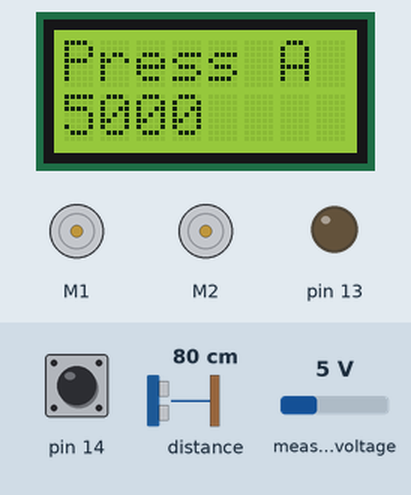
Bench run of a sketch on a simulated Arduino Leonardo, built with avr-gcc and run on an emulated ATmega32U4. On the bench: 8×2 character LCD, 2 × DC motor (green arrow = forward, orange = backward, longer = faster), output pins drawn as LEDs (lit = HIGH). The test bench sets the inputs (shaded band); at power-on: pin 14 HIGH, distance to the obstacle 80 cm, measured voltage 5 V. What the sketch prints to the serial monitor is not drawn.

Above: at 1.2 s.
1.3 s: pin 14 pulled LOW for 0.15 s
At 1.35 s:
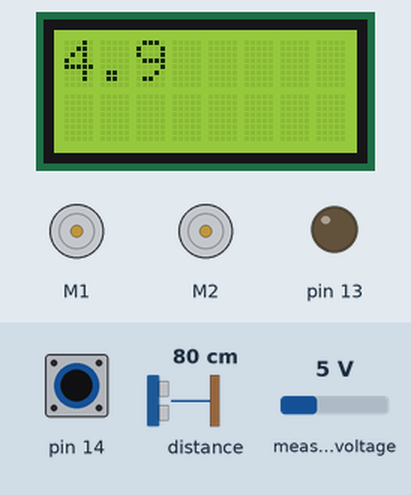
2.0 s: pin 14 pulled LOW for 1 s
At 2.3 s:
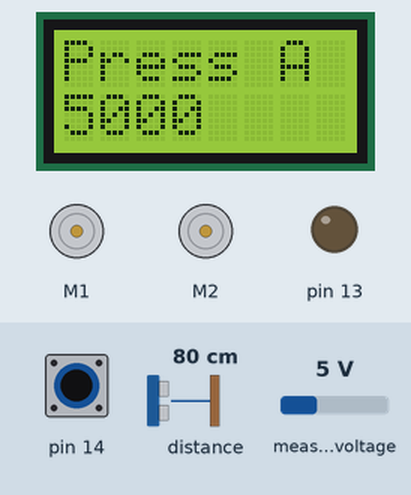
4.5 s: pin 14 pulled LOW for 0.15 s
At 4.65 s:
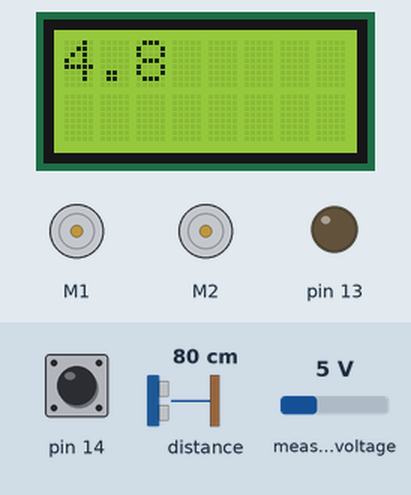
5.2 s: pin 14 pulled LOW for 3.2 s
At 5.9 s:
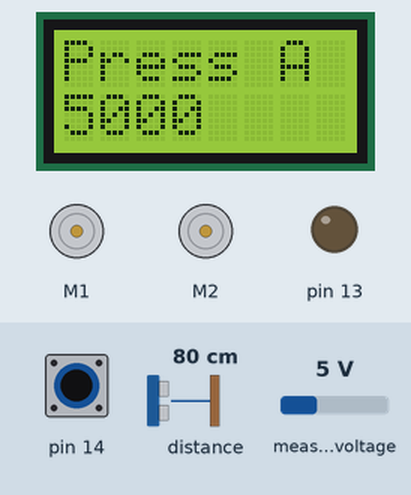
9.9 s: pin 14 pulled LOW for 0.15 s
At 17.8 s:
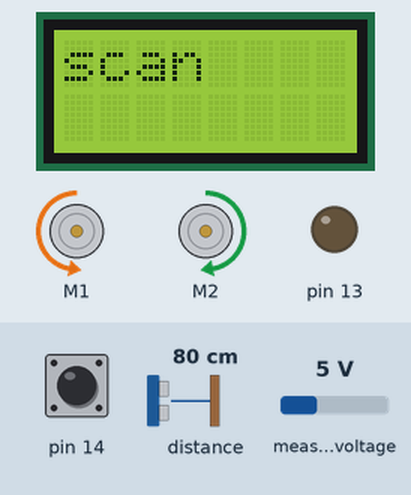
Timing chart, 0 to 20.6 s (numbered marks = the images above; inputs shaded):
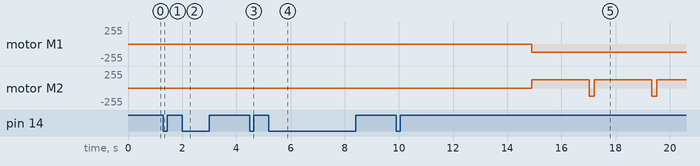

Measured:
- after the input at 1.3 s, the display: first changes at once (image 1 shows a later state)
- after the input at 2.0 s, the display: changes at once (image 2)
- after the input at 4.5 s, the display: first changes at once (image 3 shows a later state)
- after the input at 5.2 s, motor M1: stays stopped (without the input it goes to backward 127/255 after 4.3 s); motor M2: stays stopped (without the input it goes to forward 127/255 after 4.3 s); the display: changes at once (image 4)
- after the input at 9.9 s, motor M1: stopped → backward 127/255 after 5.0 s; motor M2: alternates forward 127/255 for 2.1 s and backward 127/255 for 0.20 s, starting after 5.0 s; the display: first changes at once (image 5 shows a later state)

The sketch:

zumo.ino
```cpp
#include <Wire.h>
#include <Zumo32U4.h>

Zumo32U4LCD display;
// Zumo32U4OLED display;

Zumo32U4ButtonA buttonA;
Zumo32U4Buzzer buzzer;
Zumo32U4Motors motors;
Zumo32U4LineSensors lineSensors;
Zumo32U4ProximitySensors proxSensors;

unsigned int lineSensorValues[3];

const uint16_t lineSensorThreshold = 200;
const uint16_t reverseSpeed = 200;
const uint16_t turnSpeed = 200;
const uint16_t forwardSpeed = 200;
const uint16_t veerSpeedLow = 0;
const uint16_t veerSpeedHigh = 250;
const uint16_t rammingSpeed = 400;
const uint16_t reverseTime = 200;
const uint16_t scanTimeMin = 200;
const uint16_t scanTimeMax = 2100;
const uint16_t waitTime = 5000;
const uint16_t stalemateTime = 4000;

enum State
{
  StatePausing,
  StateWaiting,
  StateScanning,
  StateDriving,
  StateBacking,
};

State state = StatePausing;

enum Direction
{
  DirectionLeft,
  DirectionRight,
};

Direction scanDir = DirectionLeft;

uint16_t stateStartTime;

uint16_t displayTime;

bool justChangedState;

bool displayCleared;

void setup()
{
  //motors.flipLeftMotor(true);
  //motors.flipRightMotor(true);

  lineSensors.initThreeSensors();
  proxSensors.initThreeSensors();

  changeState(StatePausing);
}

void loop()
{
  bool buttonPress = buttonA.getSingleDebouncedPress();

  if (state == StatePausing)
  {
    motors.setSpeeds(0, 0);

    if (justChangedState)
    {
      justChangedState = false;
      display.print(F("Press A"));
    }

    if (displayIsStale(100))
    {
      displayUpdated();
      display.gotoXY(0, 1);
      display.print(readBatteryMillivolts());
    }

    if (buttonPress)
    {
      changeState(StateWaiting);
    }
  }
  else if (buttonPress)
  {
    changeState(StatePausing);
  }
  else if (state == StateWaiting)
  {
    motors.setSpeeds(0, 0);

    uint16_t time = timeInThisState();

    if (time < waitTime)
    {
      uint16_t timeLeft = waitTime - time;
      display.gotoXY(0, 0);
      display.print(timeLeft / 1000 % 10);
      display.print('.');
      display.print(timeLeft / 100 % 10);
    }
    else
    {
      changeState(StateScanning);
    }
  }
  else if (state == StateBacking)
  {
    if (justChangedState)
    {
      justChangedState = false;
      display.print(F("back"));
    }

    motors.setSpeeds(-reverseSpeed, -reverseSpeed);

    if (timeInThisState() >= reverseTime)
    {
      changeState(StateScanning);
    }
  }
  else if (state == StateScanning)
  {

    if (justChangedState)
    {
      justChangedState = false;
      display.print(F("scan"));
    }

    if (scanDir == DirectionRight)
    {
      motors.setSpeeds(turnSpeed, -turnSpeed);
    }
    else
    {
      motors.setSpeeds(-turnSpeed, turnSpeed);
    }

    uint16_t time = timeInThisState();

    if (time > scanTimeMax)
    {
      changeState(StateDriving);
    }
    else if (time > scanTimeMin)
    {
      proxSensors.read();
      if (proxSensors.countsFrontWithLeftLeds() >= 2
        || proxSensors.countsFrontWithRightLeds() >= 2)
      {
        changeState(StateDriving);
      }
    }
  }
  else if (state == StateDriving)
  {
    if (justChangedState)
    {
      justChangedState = false;
      display.print(F("drive"));
    }
    lineSensors.read(lineSensorValues);
    Serial.println(lineSensorValues[0]);
    Serial.println(lineSensorValues[1]);
    Serial.println(lineSensorValues[2]);
    Serial.println();
    if (lineSensorValues[0] < lineSensorThreshold)
    {
      scanDir = DirectionRight;
      changeState(StateBacking);
    }
    if (lineSensorValues[2] < lineSensorThreshold)
    {
      scanDir = DirectionLeft;
      changeState(StateBacking);
    }

    proxSensors.read();
    uint8_t sum = proxSensors.countsFrontWithRightLeds() + proxSensors.countsFrontWithLeftLeds();
    int8_t diff = proxSensors.countsFrontWithRightLeds() - proxSensors.countsFrontWithLeftLeds();

    if (sum >= 4 || timeInThisState() > stalemateTime)
    {
      motors.setSpeeds(rammingSpeed, rammingSpeed);
      ledRed(1);
    }
    else if (sum == 0)
    {
      motors.setSpeeds(forwardSpeed, forwardSpeed);

      if (proxSensors.countsLeftWithLeftLeds() >= 2)
      {
        scanDir = DirectionLeft;
        changeState(StateScanning);
      }

      if (proxSensors.countsRightWithRightLeds() >= 2)
      {
        scanDir = DirectionRight;
        changeState(StateScanning);
      }

      ledRed(0);
    }
    else
    {
      if (diff >= 1)
      {
        motors.setSpeeds(veerSpeedHigh, veerSpeedLow);
      }
      else if (diff <= -1)
      {
        motors.setSpeeds(veerSpeedLow, veerSpeedHigh);
      }
      else
      {
        motors.setSpeeds(forwardSpeed, forwardSpeed);
      }
      ledRed(0);
    }
  }
}

uint16_t timeInThisState()
{
  return (uint16_t)(millis() - stateStartTime);
}

void changeState(uint8_t newState)
{
  state = (State)newState;
  justChangedState = true;
  stateStartTime = millis();
  ledRed(0);
  ledYellow(0);
  ledGreen(0);
  display.clear();
  displayCleared = true;
}

bool displayIsStale(uint16_t staleTime)
{
  return displayCleared || (millis() - displayTime) > staleTime;
}

void displayUpdated()
{
  displayTime = millis();
  displayCleared = false;
}
```
